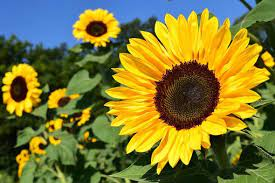
#> input picture test.jpg, 275 x 183 px
$ python -i jpeg_compressor.py   (imports and definitions only)
#> lines starting #> are read from the running program, lines starting #| are printed output that depends on the picture
import numpy as np
from PIL import Image
from numpy.lib.stride_tricks import as_strided as ast

from pyencoder import HuffmanCoding, RunLengthEncoding

from lookup_table import NORMALIZED_COSINE_TABLE, WEIGHTAGE_TABLE, LUMA_QUANTIZATION_TABLE, CHROMA_QUANTIZATION_TABLE


SEP = "\0"

# TODO:
# 1. encode the size of image
# 2. decide whetehr to trim the image before saving or after decompression
# 3. optimise dct using numpy built-in functions
# 4: fix decompress function


def compress(path_to_img: str, filename: str = "") -> None:
    # Colorspace conversion
#> called with path_to_img = 'test.jpg', filename = ''
    img_arr = np.asarray(Image.open(path_to_img).convert("YCbCr"), dtype=np.float32)
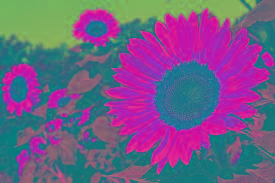
#> img_arr: shape (183, 275, 3) float32; mean R, G, B 113.8, 92.5, 135

    # Padding
    img_row, img_col, _ = img_arr.shape
#> img_row = 183; img_col = 275
    row_to_pad, col_to_pad = 8 - img_row % 8, 8 - img_col % 8
#> row_to_pad = 1; col_to_pad = 5
    img_arr: np.ndarray = np.pad(img_arr, pad_width=((0, row_to_pad), (0, col_to_pad), (0, 0)), mode="edge")
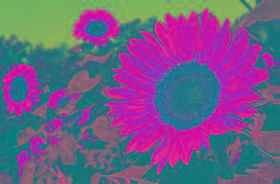
#> img_arr: shape (184, 280, 3) float32; mean R, G, B 112.9, 92.8, 134.7

    # seperate luma & chroma for preprocessing
    Luma, CbCr = img_arr[:, :, 0], img_arr[:, :, 1:]
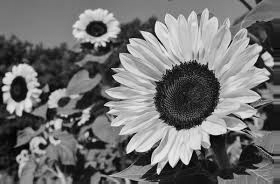
#> Luma: shape (184, 280) float32; min 1, max 241, mean 112.9

    # Chroma Downsampling
    row, col, _ = CbCr.shape
#> row = 184; col = 280
    shrunk_row, shrunk_col = row // 2, col // 2
#> shrunk_row = 92; shrunk_col = 140
    row_bin, col_bin = row // shrunk_row, col // shrunk_col
#> row_bin = 2; col_bin = 2
    CbCr: np.ndarray = CbCr.reshape((shrunk_row, row_bin, shrunk_col, col_bin, 2)).max(3).max(1)

    # Chroma re-Padding
    row_to_pad, col_to_pad = 8 - CbCr.shape[0] % 8, 8 - CbCr.shape[1] % 8
#> row_to_pad = 4; col_to_pad = 4
    CbCr = np.pad(CbCr, pad_width=((0, row_to_pad), (0, col_to_pad), (0, 0)), mode="edge")

    # seperate chroma into chroma-red & chroma-blue for dct & quantization
    ChromaB, ChromaR = CbCr[:, :, 0], CbCr[:, :, 1]
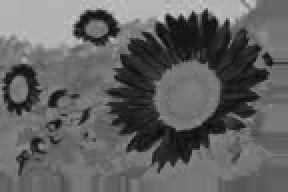
#> ChromaB: shape (96, 144) float32 (shown 2 times larger); min 8, max 200, mean 97.6
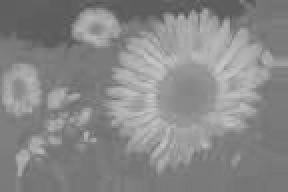
#> ChromaR: shape (96, 144) float32 (shown 2 times larger); min 81, max 200, mean 135.8

    runlengthstring = ""
    quantization_table = LUMA_QUANTIZATION_TABLE
    for n, color_channel in enumerate([Luma, ChromaB, ChromaR]):
        # divide array into equal 8x8 chunk piece
        block_arr = chunkify(color_channel, (8, 8))

        # shift the colorspace value
        color_channel -= 128

        # apply dct for each 8x8 chunk
        for blocks in block_arr:
            for block in blocks:
                dct2D_ip(block)

        # quantize the entire array at once
        scaled_quantization_table = np.tile(quantization_table, (block_arr.shape[0], block_arr.shape[1], 1, 1))
        block_arr /= scaled_quantization_table
        block_arr.round(decimals=0, out=block_arr)

        # encode the value of the array
        runlengthstring += RunLengthEncoding.encode(color_channel.astype(np.int8).flatten(), int)
        quantization_table = CHROMA_QUANTIZATION_TABLE
        runlengthstring += SEP
#> this loop made 1 pass
#> (shape in chunkify, strides in chunkify) on pass 1: ((23, 35, 8, 8), (26880, 96, 3360, 12))

    img_data = f"{img_row},{img_col}" + SEP + runlengthstring[:-1]
    filename = filename if filename != "" else path_to_img.split("/")[-1].split(".")[0]
    with open(f"{filename}.test", "wb") as f:
        HuffmanCoding.dump(img_data, str, f)


# [46 lines left out: function decompress, not called in this run]


def chunkify(arr: np.ndarray, chunk_size: tuple):
    shape = (arr.shape[0] // chunk_size[0], arr.shape[1] // chunk_size[1]) + chunk_size
    strides = (chunk_size[0] * arr.strides[0], chunk_size[1] * arr.strides[1]) + arr.strides
    return ast(arr, shape=shape, strides=strides)


def get_padded_size(arr_shape: tuple, pad_to: int) -> tuple:
    return (arr_shape[0] + (pad_to - arr_shape[0] % pad_to), arr_shape[1] + (pad_to - arr_shape[1] % pad_to))


def dct2D_ip(block: np.ndarray) -> None:
    for index, row in enumerate(block):
        block[index] = dct_1D(row)

    for index, col in enumerate(block.T):
        block.T[index] = dct_1D(col)


# [8 lines left out: function idct2D_ip, not called in this run]


def dct_1D(vector):
    v0 = vector[0] + vector[7]
    v1 = vector[1] + vector[6]
    v2 = vector[2] + vector[5]
    v3 = vector[3] + vector[4]
    v4 = vector[3] - vector[4]
    v5 = vector[2] - vector[5]
    v6 = vector[1] - vector[6]
    v7 = vector[0] - vector[7]

    v8 = v0 + v3
    v9 = v1 + v2
    v10 = v1 - v2
    v11 = v0 - v3
    v12 = -v4 - v5
    v13 = (v5 + v6) * WEIGHTAGE_TABLE[2]
    v14 = v6 + v7

    v15 = v8 + v9
    v16 = v8 - v9
    v17 = (v10 + v11) * WEIGHTAGE_TABLE[0]
    v18 = (v12 + v14) * WEIGHTAGE_TABLE[4]

    v19 = -v12 * WEIGHTAGE_TABLE[1] - v18
    v20 = v14 * WEIGHTAGE_TABLE[3] - v18

    v21 = v17 + v11
    v22 = v11 - v17
    v23 = v13 + v7
    v24 = v7 - v13

    v25 = v19 + v24
    v26 = v23 + v20
    v27 = v23 - v20
    v28 = v24 - v19

    return [
        NORMALIZED_COSINE_TABLE[0] * v15,
        NORMALIZED_COSINE_TABLE[1] * v26,
        NORMALIZED_COSINE_TABLE[2] * v21,
        NORMALIZED_COSINE_TABLE[3] * v28,
        NORMALIZED_COSINE_TABLE[4] * v16,
        NORMALIZED_COSINE_TABLE[5] * v25,
        NORMALIZED_COSINE_TABLE[6] * v22,
        NORMALIZED_COSINE_TABLE[7] * v27,
    ]


# [51 lines left out: function idct_1D, not called in this run]

#> (the run stopped early here; a loop or call above may not have finished)
